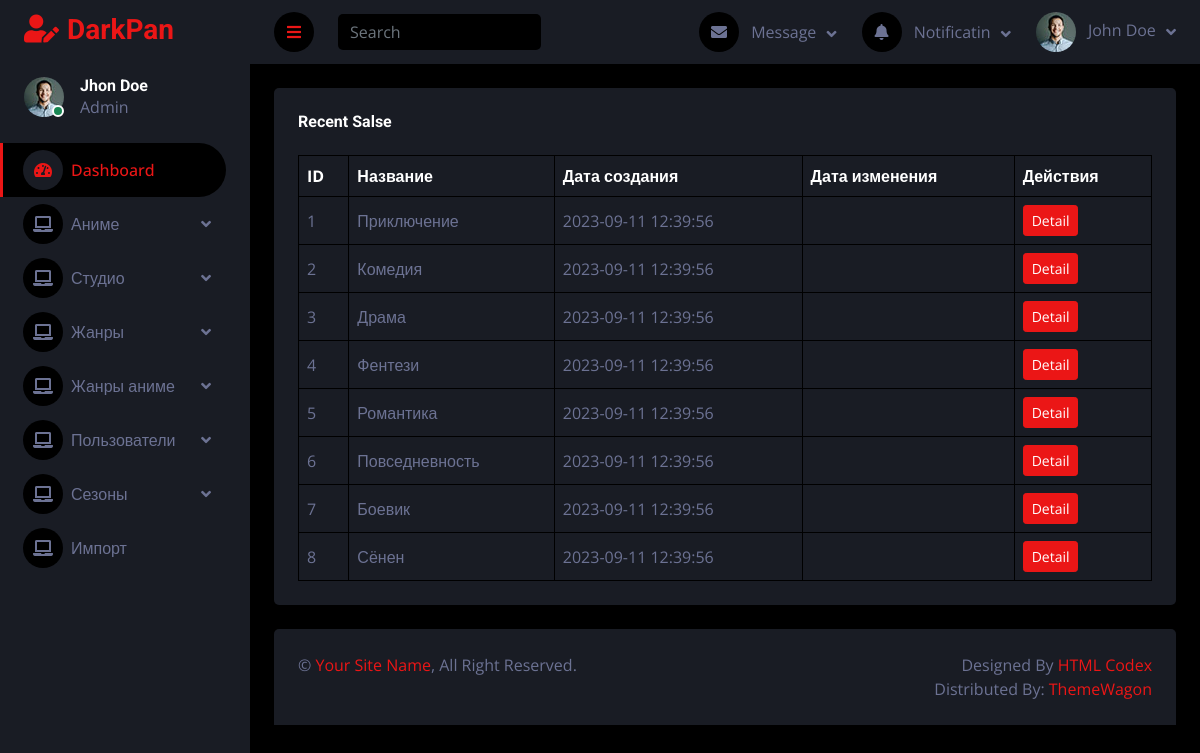
The page /adminpanel/genre_list.php on the database as committed earlier.
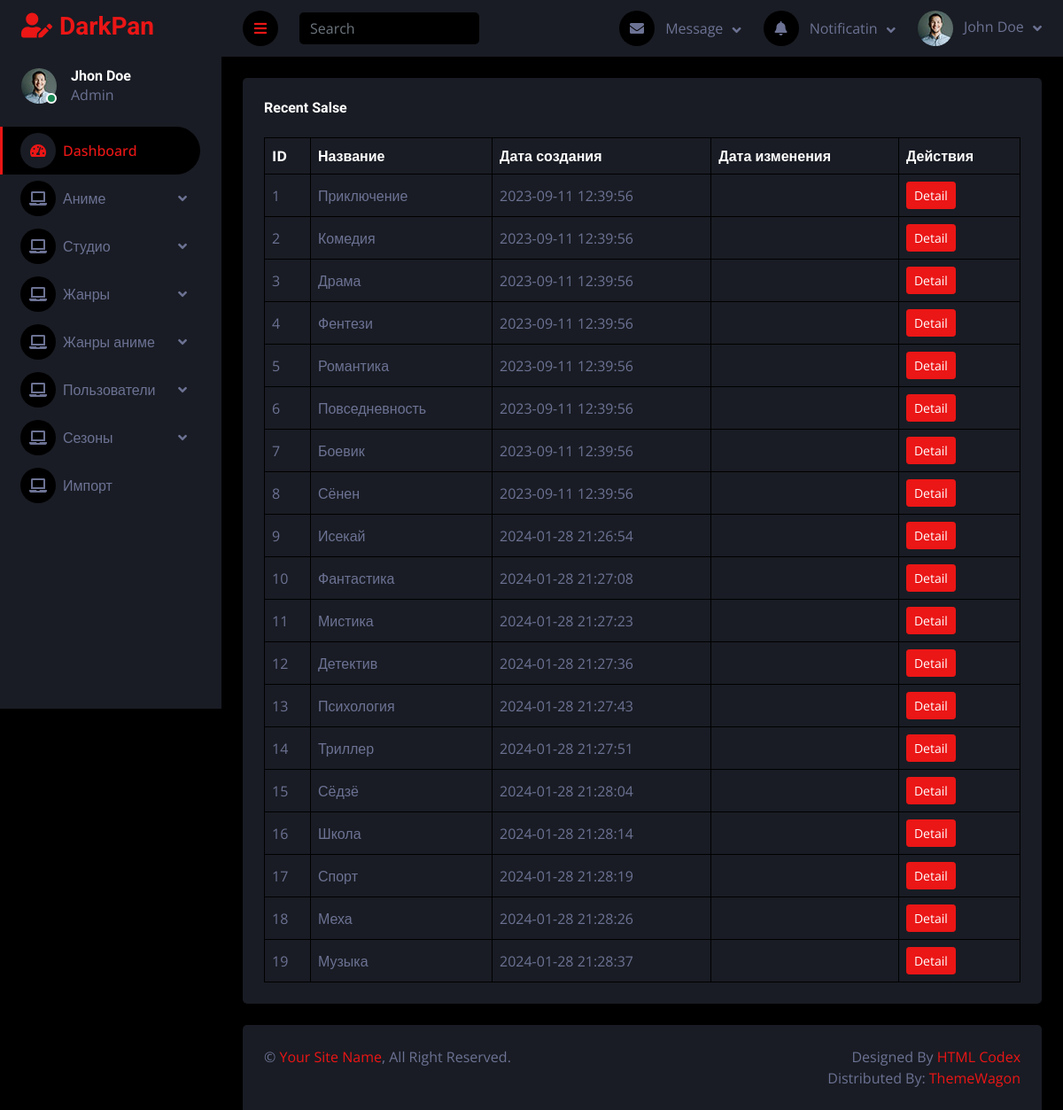
The same page on the database as committed later.
### tables this page shows
CREATE TABLE `genre` (
  `id` int(11) NOT NULL AUTO_INCREMENT,
  `name` varchar(250) NOT NULL,
  `createDate` datetime NOT NULL,
  `updateDate` datetime DEFAULT NULL,
  PRIMARY KEY (`id`)
);

### adminpanel/CRUD/genre/read.php (called while the page is built)
<?php
include('db/createConnectionWithDB.php');
$sql = "SELECT * FROM genre";
$stmt = $pdo->query($sql);
$genres = $stmt->fetchAll(PDO::FETCH_ASSOC);

### adminpanel/genre_list.php (the view, shortened to what this page needs)
<?php
include('inc/header.php');
include('../adminpanel/CRUD/genre/read.php');
?>
<body>
    <div class="container-fluid position-relative d-flex p-0">
        <?php include('./inc/sideBar.php'); ?>
        <div class="content">
            <?php include('./inc/navBar.php'); ?>
            <div class="container-fluid pt-4 px-4">
                <div class="bg-secondary text-center rounded p-4">
                    <div class="d-flex align-items-center justify-content-between mb-4">
                        <h6 class="mb-0">Recent Salse</h6>
                    </div>
                    <div class="table-responsive">
                        <table class="table text-start align-middle table-bordered table-hover mb-0">
                            <thead>
                                <tr class="text-white">
                                    <th scope="col">ID</th>
                                    <th scope="col">Название</th>
                                    <th scope="col">Дата создания</th>
                                    <th scope="col">Дата изменения</th>
                                    <th scope="col">Действия</th>
                                </tr>
                            </thead>
                            <tbody>
                            <?php
                                if ($genres) {
                                    foreach ($genres as $genre) { ?>
                                        <td><?=$genre['id']?></td>
                                        <td><?=$genre['name']?></td>
                                        <td><?=$genre['createDate']?></td>
                                        <td><?=$genre['updateDate']?></td>
                                        <td><a class="btn btn-sm btn-primary" href="studio_edit_form.php?id=<?=$genre['id']?>">Detail</a></td>
                                    <?php }
                                } else {?>
                                    <tr><td colspan='5'>Нет доступных данных</td></tr>
                                <?php }
                                ?>
                            </tbody>
                        </table>
                    </div>
                </div>
            </div>
            <div class="container-fluid pt-4 px-4">
                <div class="bg-secondary rounded-top p-4">
                    <div class="row">
                        <div class="col-12 col-sm-6 text-center text-sm-start">
                            &copy; <a href="#">Your Site Name</a>, All Right Reserved.
                        </div>
                        <div class="col-12 col-sm-6 text-center text-sm-end">
                            Designed By <a href="https://htmlcodex.com">HTML Codex</a>
                            <br>Distributed By: <a href="https://themewagon.com" target="_blank">ThemeWagon</a>
                        </div>
                    </div>
                </div>
            </div>
        </div>
    </div>
<?php include('./inc/footer.php'); ?>

### adminpanel/inc/header.php (shortened to what this page needs)
<!DOCTYPE html>
<html lang="en">
<head>
    <link href="https://cdnjs.cloudflare.com/ajax/libs/font-awesome/5.10.0/css/all.min.css" rel="stylesheet">
    <link href="https://cdn.jsdelivr.net/npm/bootstrap-icons@1.4.1/font/bootstrap-icons.css" rel="stylesheet">
    <link href="lib/owlcarousel/assets/owl.carousel.min.css" rel="stylesheet">
    <link href="lib/tempusdominus/css/tempusdominus-bootstrap-4.min.css" rel="stylesheet" />
    <link href="css/bootstrap.min.css" rel="stylesheet">
    <link href="css/style.css" rel="stylesheet">
</head>

### adminpanel/inc/sideBar.php (shortened to what this page needs)
<div class="sidebar pe-4 pb-3">
            <nav class="navbar bg-secondary navbar-dark">
                <a href="index.php" class="navbar-brand mx-4 mb-3">
                    <h3 class="text-primary"><i class="fa fa-user-edit me-2"></i>DarkPan</h3>
                </a>
                <div class="d-flex align-items-center ms-4 mb-4">
                    <div class="position-relative">
                        <img class="rounded-circle" src="img/user.jpg" alt="" style="width: 40px; height: 40px;">
                        <div class="bg-success rounded-circle border border-2 border-white position-absolute end-0 bottom-0 p-1"></div>
                    </div>
                    <div class="ms-3">
                        <h6 class="mb-0">Jhon Doe</h6>
                        <span>Admin</span>
                    </div>
                </div>
                <div class="navbar-nav w-100">
                    <a href="index.php" class="nav-item nav-link active"><i class="fa fa-tachometer-alt me-2"></i>Dashboard</a>
                    <div class="nav-item dropdown">
                        <a href="#" class="nav-link dropdown-toggle" data-bs-toggle="dropdown"><i class="fa fa-laptop me-2"></i>Аниме</a>
                    </div>
                    <div class="nav-item dropdown">
                        <a href="#" class="nav-link dropdown-toggle" data-bs-toggle="dropdown"><i class="fa fa-laptop me-2"></i>Студио</a>
                    </div>
                    <div class="nav-item dropdown">
                        <a href="#" class="nav-link dropdown-toggle" data-bs-toggle="dropdown"><i class="fa fa-laptop me-2"></i>Жанры</a>
                    </div>
                    <div class="nav-item dropdown">
                        <a href="#" class="nav-link dropdown-toggle" data-bs-toggle="dropdown"><i class="fa fa-laptop me-2"></i>Жанры аниме</a>
                    </div>
                    <div class="nav-item dropdown">
                        <a href="userList.php" class="nav-link dropdown-toggle" data-bs-toggle="dropdown"><i class="fa fa-laptop me-2"></i>Пользователи</a>
                    </div>
                    <div class="nav-item dropdown">
                        <a href="#" class="nav-link dropdown-toggle" data-bs-toggle="dropdown"><i class="fa fa-laptop me-2"></i>Сезоны</a>
                    </div>
                    <div class="nav-item dropdown">
                        <a href="DBFromXML.php" class="nav-link" ><i class="fa fa-laptop me-2"></i>Импорт</a>
                    </div>
                </div>
            </nav>
        </div>

### adminpanel/inc/navBar.php (shortened to what this page needs)
<nav class="navbar navbar-expand bg-secondary navbar-dark sticky-top px-4 py-0">
                <a href="#" class="sidebar-toggler flex-shrink-0">
                    <i class="fa fa-bars"></i>
                </a>
                <form class="d-none d-md-flex ms-4">
                    <input class="form-control bg-dark border-0" type="search" placeholder="Search">
                </form>
                <div class="navbar-nav align-items-center ms-auto">
                    <div class="nav-item dropdown">
                        <a href="#" class="nav-link dropdown-toggle" data-bs-toggle="dropdown">
                            <i class="fa fa-envelope me-lg-2"></i>
                            <span class="d-none d-lg-inline-flex">Message</span>
                        </a>
                    </div>
                    <div class="nav-item dropdown">
                        <a href="#" class="nav-link dropdown-toggle" data-bs-toggle="dropdown">
                            <i class="fa fa-bell me-lg-2"></i>
                            <span class="d-none d-lg-inline-flex">Notificatin</span>
                        </a>
                    </div>
                    <div class="nav-item dropdown">
                        <a href="#" class="nav-link dropdown-toggle" data-bs-toggle="dropdown">
                            <img class="rounded-circle me-lg-2" src="img/user.jpg" alt="" style="width: 40px; height: 40px;">
                            <span class="d-none d-lg-inline-flex">John Doe</span>
                        </a>
                    </div>
                </div>
            </nav>

### adminpanel/inc/footer.php (shortened to what this page needs)
</body>
</html>

### adminpanel/css/style.css (style rules this page uses)
:root { --primary: #EB1616; --secondary: #191C24; --light: #6C7293; --dark: #000000; }
.btn { transition: .5s; }
.sidebar { position: fixed; top: 0; left: 0; bottom: 0; width: 250px; height: 100vh; overflow-y: auto; background: var(--secondary); transition: 0.5s; z-index: 999; }
.content { margin-left: 250px; min-height: 100vh; background: var(--dark); transition: 0.5s; }
@media (min-width: 992px) { .sidebar { margin-left: 0; } }
@media (min-width: 992px) { .content { width: calc(100% - 250px); } }
.sidebar .navbar .navbar-nav .nav-link { padding: 7px 20px; color: var(--light); font-weight: 500; border-left: 3px solid var(--secondary); border-radius: 0 30px 30px 0; outline: none; }
.sidebar .navbar .navbar-nav .nav-link:hover, .sidebar .navbar .navbar-nav .nav-link.active { color: var(--primary); background: var(--dark); border-color: var(--primary); }
.sidebar .navbar .navbar-nav .nav-link i { width: 40px; height: 40px; display: inline-flex; align-items: center; justify-content: center; background: var(--dark); border-radius: 40px; }
.sidebar .navbar .navbar-nav .nav-link:hover i, .sidebar .navbar .navbar-nav .nav-link.active i { background: var(--secondary); }
.sidebar .navbar .dropdown-toggle::after { position: absolute; top: 15px; right: 15px; border: none; content: "\f107"; font-family: "Font Awesome 5 Free"; font-weight: 900; transition: .5s; }
.content .navbar .navbar-nav .nav-link { margin-left: 25px; padding: 12px 0; color: var(--light); outline: none; }
.content .navbar .sidebar-toggler, .content .navbar .navbar-nav .nav-link i { width: 40px; height: 40px; display: inline-flex; align-items: center; justify-content: center; background: var(--dark); border-radius: 40px; }
.content .navbar .dropdown-toggle::after { margin-left: 6px; vertical-align: middle; border: none; content: "\f107"; font-family: "Font Awesome 5 Free"; font-weight: 900; transition: .5s; }

Rows that differ between the two databases and show on the page:
added genre: id "9", name "Исекай", createDate "2024-01-28 21:26:54"
added genre: id "10", name "Фантастика", createDate "2024-01-28 21:27:08"
added genre: id "11", name "Мистика", createDate "2024-01-28 21:27:23"
added genre: id "12", name "Детектив", createDate "2024-01-28 21:27:36"
added genre: id "13", name "Психология", createDate "2024-01-28 21:27:43"
added genre: id "14", name "Триллер", createDate "2024-01-28 21:27:51"
added genre: id "15", name "Сёдзё", createDate "2024-01-28 21:28:04"
added genre: id "16", name "Школа", createDate "2024-01-28 21:28:14"
added genre: id "17", name "Спорт", createDate "2024-01-28 21:28:19"
added genre: id "18", name "Меха", createDate "2024-01-28 21:28:26"
added genre: id "19", name "Музыка", createDate "2024-01-28 21:28:37"
